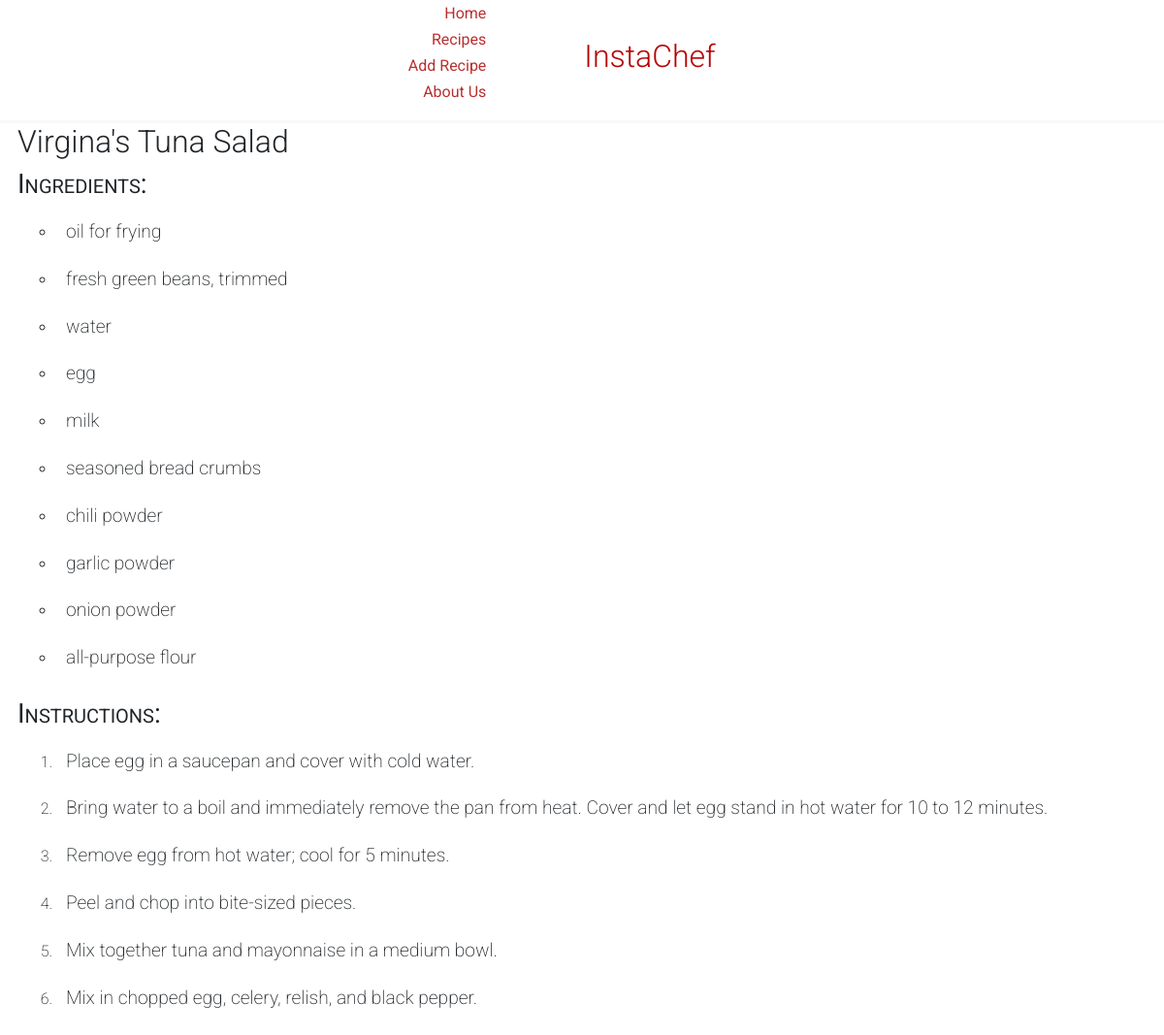
The page /recipe/5/ on the database its author committed.
### main/models.py (models this page shows, shortened)
class Meal(models.Model):
    mealName = models.CharField(max_length=50)
    timeToCook = models.CharField(max_length=20)
    course = models.CharField(max_length = 20)
    steps = models.TextField()
    method = models.ManyToManyField(Ingredient, through="Method")

class Ingredient(models.Model):
    ingredientName = models.CharField(max_length = 30)

### main/views.py (the view)
# urls.py: path("recipe/<int:id>/", views.recipePage, name="recipe"),
def recipePage(response, id):
    myMeal = Meal.objects.get(id = id)
    steps = myMeal.steps
    steps = steps.split(":")
    ingredients = [
        Ingredient.objects.get(id=id) for id in
                   [
                       method.ingredient_id for method in Method.objects.all().filter(meal_id=id)
                    ]
    ]
    return render(response, "main/recipebase.html", {"meal": myMeal,"ingredients": ingredients, "steps":steps})

### main/templates/main/recipebase.html (shortened to what this page needs)
{% extends "main/base.html" %}
{% block head %}
<link href='https://css.gg/search.css' rel='stylesheet'>
{% load static %}
<link rel="stylesheet" href={% static "main/recipestyle.css" %}>
{% endblock %}
{% block content %}
<div id="meal-name">
    <h2>{{meal.mealName}}</h2>
</div>
<div class="ingredient-container">
    <h3>Ingredients:</h3>
    <div>
        <ul>
            {% for ingredient in ingredients %}
            <li><span class="the-ingredient">{{ingredient.ingredientName}}</span></li>
            {% endfor %}
        </ul>
    </div>
</div>
<div class="instructions-container">
    <h3>Instructions:</h3>
    <ol>
        {% for step in steps %}
        <li><span class="the-instruction">{{step}}</span></li>
        {% endfor %}
    </ol>
</div>
{% endblock %}

### main/templates/main/base.html (shortened to what this page needs)
<!DOCTYPE html>
<html lang="en">
<head>
    <link rel="stylesheet" href="https://cdn.jsdelivr.net/npm/bootstrap@4.3.1/dist/css/bootstrap.min.css"
>
    {% load static %}
    <link rel="stylesheet" href={% static "main/index.css" %} type="text/css">
    {% block head %}
    {% endblock %}
</head>
<body>
    <div class="upper">
        <div id="navbar">
            <nav>
                <div class="links">
                    <ul>
                        <li><a href="/">Home</a></li>
                        <li><a href="/recipes">Recipes</a></li>
                        <li><a href="/add-recipe">Add Recipe</a></li>
                        <li><a href="/about">About Us</a></li>
                    </ul>
                </div>
            </nav>
        </div>
        <div id="title">
            <h2>InstaChef</h2>
        </div>
    </div>
    <div class="content">
        {% block content %}
        {% endblock %}
    </div>
</body>
</html>

### static/main/index.css (style rules this page uses)
* { margin: 0; }
.upper { display: flex; flex-direction: row; position: -webkit-sticky; position: sticky; justify-content: center; align-items: center; -moz-box-align: center; top: 0; width: 100%; z-index: 5; background-color: rgb(255, 255, 255); background-color: #fff; border-bottom: 3px solid rgba(221, 226, 227, 0.2); }
#navbar { display: flex; flex-wrap: nowrap; justify-content: center; height: 100; color: rgb(182, 3, 3); }
.content { margin-left: auto; margin-right: auto; max-width: calc(1100px + 64px); overflow: visible; padding: 0; width: auto; }
#title { padding: 10px 100px; color: rgb(182, 3, 3); }
.links ul { text-align: center; }
.links li { display: flex; flex-direction: row; color: rgb(255, 0, 0); text-align: right; margin-left: auto; text-decoration: none; }
.links li a { color: rgb(186, 47, 47); text-decoration: none; border-radius: 10px; width: 100px; transition: width 1s; border-color: transparent; padding: 1px; margin-top: 1px; }
h2 { font-weight: 300; }
h3 { font-weight: 400; font-variant: small-caps; }

### static/main/recipestyle.css (style rules this page uses)
#meal-name h2 { font-weight: 300; }
.ingredient-container { display:block; flex-direction: column; }
.ingredient-container ul { text-decoration: none; list-style-type: circle; }
.the-ingredient { display:flex; flex-direction: column; font-size: larger; padding: 10px 10px; font-weight:200; }
.instructions-container { nav-down: auto; }
.the-instruction { display:flex; flex-direction: column; font-size: larger; padding: 10px 10px; font-weight:200; }
li::marker { font-weight: 250; }

### main/templates/main/base.html (style rules this page uses)
body { font-family: 'Roboto', sans-serif; }

### rows shown on the page
Meal: mealName "Virgina's Tuna Salad"
Ingredient: ingredientName "oil for frying"
Ingredient: ingredientName "fresh green beans, trimmed"
Ingredient: ingredientName "water"
Ingredient: ingredientName "egg"
Ingredient: ingredientName "milk"
Ingredient: ingredientName "seasoned bread crumbs"
Ingredient: ingredientName "chili powder"
Ingredient: ingredientName "garlic powder"
Ingredient: ingredientName "onion powder"
Ingredient: ingredientName "all-purpose flour"

### other values the page prints
{{ step }} "Place egg in a saucepan and cover with cold water." "Bring water to a boil and immediately remove the pan from heat. Cover and let egg stand in hot water for 10 to 12 minutes." "Remove egg from hot water; cool for 5 minutes." "Peel and chop into bite-sized pieces." "Mix together tuna and mayonnaise in a medium bowl." "Mix in chopped egg, celery, relish, and black pepper."
